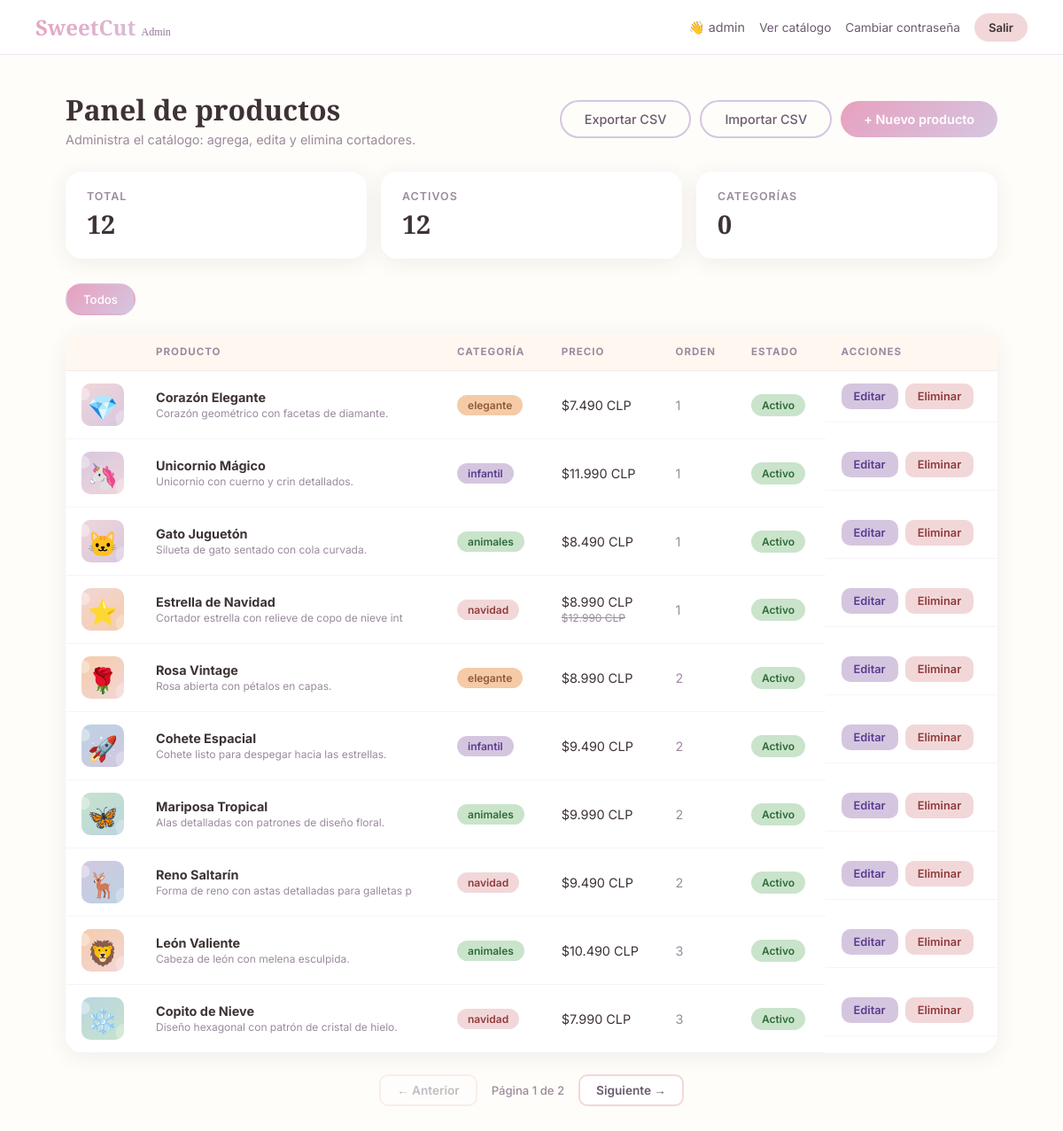
The page /admin/index.php (signed in) on the database as committed earlier.
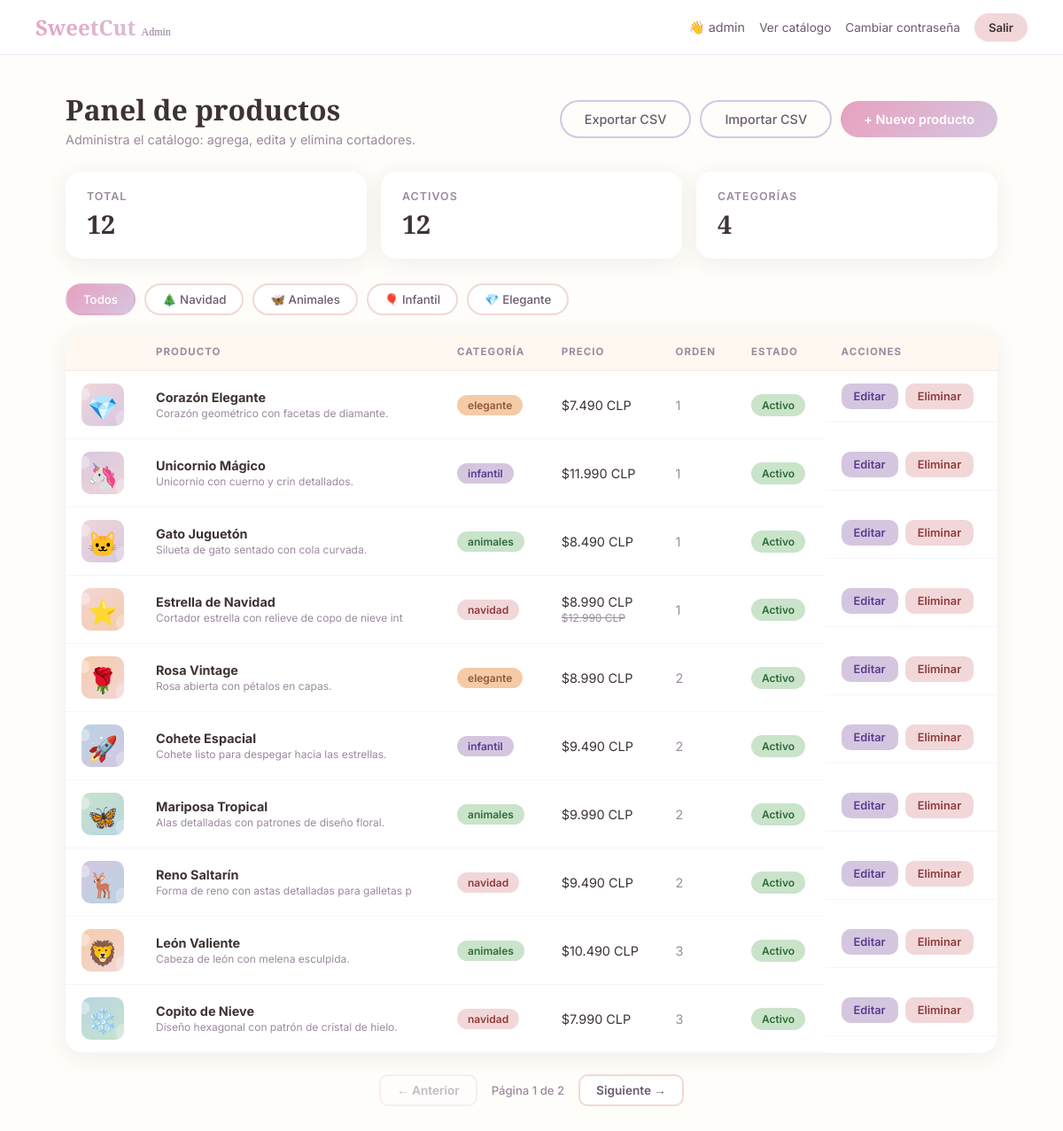
The same page on the database as committed later.
### tables this page shows
CREATE TABLE IF NOT EXISTS products (
  id INT AUTO_INCREMENT PRIMARY KEY,
  name VARCHAR(100) NOT NULL,
  category VARCHAR(20) NOT NULL,
  description TEXT,
  price DECIMAL(10,2) NOT NULL,
  old_price DECIMAL(10,2) DEFAULT NULL,
  emoji VARCHAR(10) DEFAULT NULL,
  image VARCHAR(255) DEFAULT NULL,
  image_thumb VARCHAR(255) DEFAULT NULL,
  sort_order INT DEFAULT 0,
  active TINYINT(1) DEFAULT 1,
  created_at TIMESTAMP DEFAULT CURRENT_TIMESTAMP
);

CREATE TABLE IF NOT EXISTS categories (
  id INT AUTO_INCREMENT PRIMARY KEY,
  name VARCHAR(50) UNIQUE NOT NULL,
  label VARCHAR(50) NOT NULL,
  emoji VARCHAR(10) DEFAULT NULL,
  sort_order INT DEFAULT 0
);

### admin/index.php (the view, shortened to what this page needs)
<?php
require_once __DIR__ . '/../config/database.php';
$cat = isset($_GET['cat']) ? $_GET['cat'] : '';
$categories = $pdo->query("SELECT name, label, emoji FROM categories ORDER BY sort_order ASC, name ASC")->fetchAll();
$perPage = 10;
$page = max(1, (int)($_GET['page'] ?? 1));
$offset = ($page - 1) * $perPage;
if ($cat !== '') {
    $countSql = "SELECT COUNT(*) FROM products WHERE category = ?";
    $countParams = [$cat];
    $where = " WHERE category = ?";
    $whereParams = [$cat];
} else {
    $countSql = "SELECT COUNT(*) FROM products";
    $countParams = [];
    $where = "";
    $whereParams = [];
}
$stmtCount = $pdo->prepare($countSql);
$stmtCount->execute($countParams);
$totalRows = (int)$stmtCount->fetchColumn();
$totalPages = max(1, (int)ceil($totalRows / $perPage));
$sql = "SELECT * FROM products$where ORDER BY sort_order ASC, id DESC LIMIT $perPage OFFSET $offset";
$stmt = $pdo->prepare($sql);
$stmt->execute($whereParams);
$products = $stmt->fetchAll();
$totalProducts = (int)$pdo->query("SELECT COUNT(*) FROM products")->fetchColumn();
$totalActive = (int)$pdo->query("SELECT COUNT(*) FROM products WHERE active = 1")->fetchColumn();
$baseUrl = 'index.php' . ($cat !== '' ? '?cat=' . urlencode($cat) . '&' : '?');
?>
<!DOCTYPE html>
<html lang="es">
<head>
  <link rel="stylesheet" href="admin-style.css">
</head>
<body>
  <div class="admin-topbar">
    <div class="admin-logo">Sweet<span>Cut</span> <small>Admin</small></div>
    <div class="admin-user">
      <span>👋 <?= htmlspecialchars($_SESSION['admin_username']) ?></span>
      <a href="../index.html" class="link-light">Ver catálogo</a>
      <a href="change-password.php" class="link-light">Cambiar contraseña</a>
      <a href="logout.php" class="btn-logout">Salir</a>
    </div>
  </div>
  <main class="admin-main">
    <div class="admin-header">
      <div>
        <h1>Panel de productos</h1>
        <p>Administra el catálogo: agrega, edita y elimina cortadores.</p>
      </div>
      <div class="header-actions">
        <a href="export.php" class="btn-secondary">Exportar CSV</a>
        <a href="import.php" class="btn-secondary">Importar CSV</a>
        <a href="product-form.php" class="btn-primary">+ Nuevo producto</a>
      </div>
    </div>
    <div class="stat-grid">
      <div class="stat-card"><span class="stat-label">Total</span><span class="stat-value"><?= $totalProducts ?></span></div>
      <div class="stat-card"><span class="stat-label">Activos</span><span class="stat-value"><?= $totalActive ?></span></div>
      <div class="stat-card"><span class="stat-label">Categorías</span><span class="stat-value"><?= count($categories) ?></span></div>
    </div>
    <div class="filter-bar">
      <a href="index.php" class="filter-chip <?= $cat === '' ? 'active' : '' ?>">Todos</a>
      <?php foreach ($categories as $c): ?>
        <a href="index.php?cat=<?= urlencode($c['name']) ?>" class="filter-chip <?= $cat === $c['name'] ? 'active' : '' ?>">
          <?= htmlspecialchars($c['emoji'] ?? '') ?> <?= htmlspecialchars($c['label'] ?? $c['name']) ?>
        </a>
      <?php endforeach; ?>
    </div>
    <div class="table-card">
      <table class="admin-table">
        <thead>
          <tr>
            <th></th>
            <th>Producto</th>
            <th>Categoría</th>
            <th>Precio</th>
            <th>Orden</th>
            <th>Estado</th>
            <th>Acciones</th>
          </tr>
        </thead>
        <tbody>
          <?php foreach ($products as $p): ?>
            <tr>
              <td class="cell-emoji">
                <?php if (!empty($p['image'])): ?>
                  <img src="../<?= htmlspecialchars($p['image_thumb'] ?: $p['image']) ?>" class="cell-thumb" alt="<?= htmlspecialchars($p['name']) ?>">
                <?php else: ?>
                  <?= htmlspecialchars($p['emoji'] ?? '🍪') ?>
                <?php endif; ?>
              </td>
              <td>
                <strong><?= htmlspecialchars($p['name']) ?></strong>
                <br><small class="muted"><?= htmlspecialchars(mb_substr($p['description'] ?? '', 0, 50)) ?></small>
              </td>
              <td><span class="pill pill-<?= htmlspecialchars($p['category']) ?>"><?= htmlspecialchars($p['category']) ?></span></td>
              <td>
                <?= '$' . number_format($p['price'], 0, ',', '.') ?> CLP
                <?php if ($p['old_price']): ?><br><small class="muted old-price"><?= '$' . number_format($p['old_price'], 0, ',', '.') ?> CLP</small><?php endif; ?>
              </td>
              <td><span class="muted"><?= (int)$p['sort_order'] ?></span></td>
              <td>
                <form method="POST" action="toggle-active.php" class="inline-form">
                  <button type="submit" class="badge-status <?= $p['active'] ? 'status-on' : 'status-off' ?>">
                    <?= $p['active'] ? 'Activo' : 'Inactivo' ?>
                  </button>
                </form>
              </td>
              <td class="cell-actions">
                <a href="product-form.php?id=<?= $p['id'] ?>" class="btn-small btn-edit">Editar</a>
                <form method="POST" action="delete-product.php" id="delete-form-<?= $p['id'] ?>" class="inline-form">
                  <button type="button" class="btn-small btn-delete" data-name="<?= htmlspecialchars($p['name'], ENT_QUOTES) ?>" onclick="openDeleteModal(this)">Eliminar</button>
                </form>
              </td>
            </tr>
          <?php endforeach; ?>
        </tbody>
      </table>
    </div>
    <?php if ($totalPages > 1): ?>
      <div class="admin-pagination">
        <a href="<?= $baseUrl ?>page=<?= $page - 1 ?>" class="page-link <?= $page <= 1 ? 'disabled' : '' ?>">← Anterior</a>
        <span class="page-info">Página <?= $page ?> de <?= $totalPages ?></span>
        <a href="<?= $baseUrl ?>page=<?= $page + 1 ?>" class="page-link <?= $page >= $totalPages ? 'disabled' : '' ?>">Siguiente →</a>
      </div>
    <?php endif; ?>
  </main>
</body>
</html>

Rows that differ between the two databases and show on the page:
added categories: emoji "🎄", label "Navidad"
added categories: emoji "🦋", label "Animales"
added categories: emoji "🎈", label "Infantil"
added categories: emoji "💎", label "Elegante"
Other text that changed with them:
count($categories): "0" → "4"
